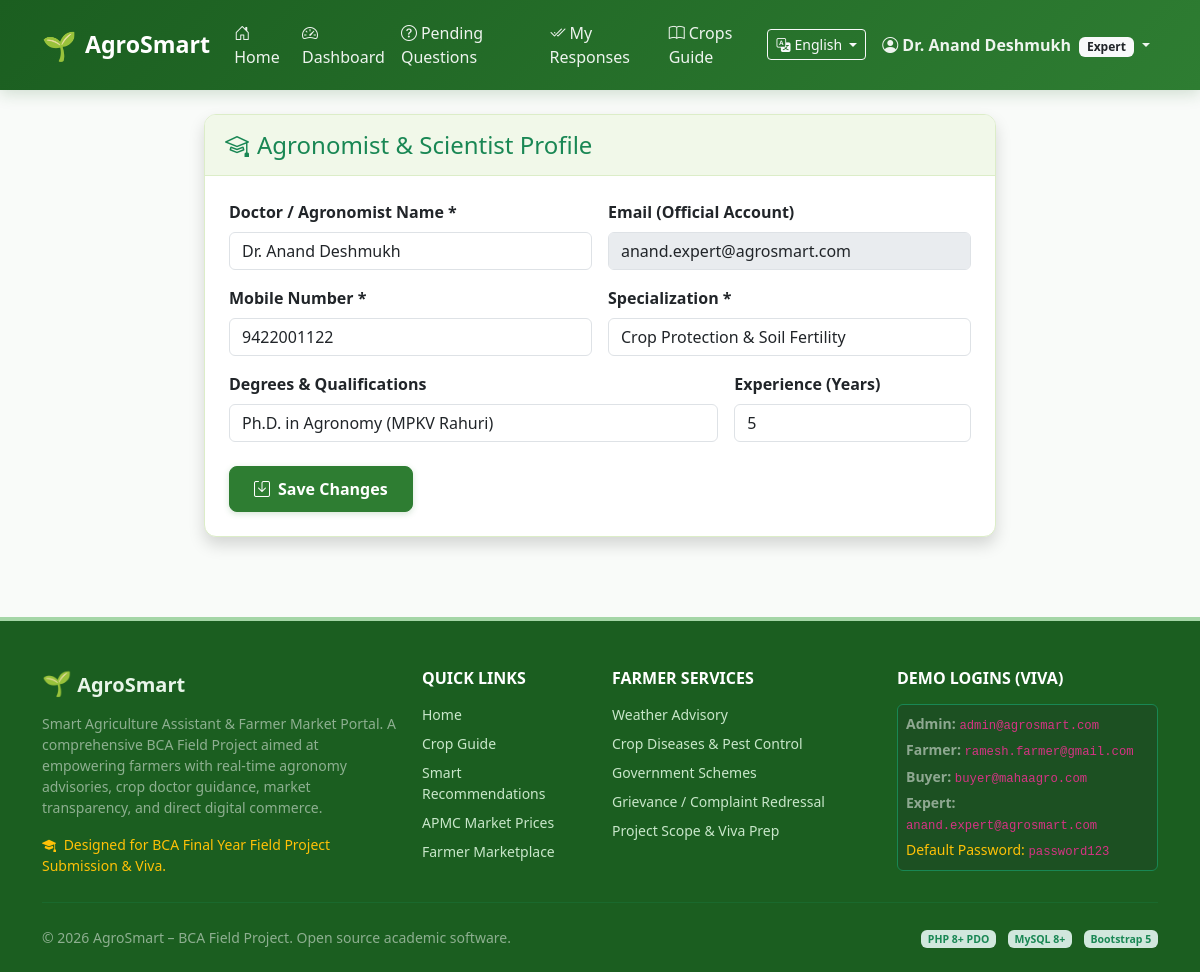
The app's page /expert/profile.php (signed in) with its own data.
### tables this page shows
CREATE TABLE `experts` (
  `expert_id` INT AUTO_INCREMENT PRIMARY KEY,
  `user_id` INT NOT NULL UNIQUE,
  `qualification` VARCHAR(150) NOT NULL,
  `specialization` VARCHAR(150) NOT NULL,
  `experience` INT NOT NULL COMMENT 'Years of experience',
  `created_at` DATETIME DEFAULT CURRENT_TIMESTAMP,
  CONSTRAINT `fk_expert_user` FOREIGN KEY (`user_id`) REFERENCES `users` (`user_id`) ON DELETE CASCADE
);

CREATE TABLE `users` (
  `user_id` INT AUTO_INCREMENT PRIMARY KEY,
  `name` VARCHAR(100) NOT NULL,
  `email` VARCHAR(150) NOT NULL UNIQUE,
  `mobile` VARCHAR(15) NOT NULL,
  `password` VARCHAR(255) NOT NULL,
  `role` ENUM('farmer', 'buyer', 'expert', 'admin') NOT NULL DEFAULT 'farmer',
  `status` ENUM('active', 'blocked') NOT NULL DEFAULT 'active',
  `created_at` DATETIME DEFAULT CURRENT_TIMESTAMP
);

### includes/functions.php (called while the page is built, shortened)
<?php
function e($string) {
    return htmlspecialchars((string)$string, ENT_QUOTES, 'UTF-8');
}

### expert/profile.php (the view, shortened to what this page needs)
<?php
$pdo = getDBConnection();
$userId = $_SESSION['user_id'];
$stmt = $pdo->prepare("SELECT u.name, u.email, u.mobile, e.* FROM users u JOIN experts e ON u.user_id = e.user_id WHERE u.user_id = ?");
$stmt->execute([$userId]);
$expert = $stmt->fetch();
require_once __DIR__ . '/../includes/header.php';
?>
<div class="row justify-content-center">
  <div class="col-lg-8">
    <div class="card card-agro shadow">
      <div class="card-agro-header">
        <h4 class="mb-0 text-success"><i class="bi bi-mortarboard me-2"></i>Agronomist & Scientist Profile</h4>
      </div>
      <div class="card-body p-4">
        <form action="<?= BASE_URL ?>/expert/profile.php" method="POST">
          <div class="row g-3 mb-4">
            <div class="col-md-6">
              <label class="form-label fw-semibold">Doctor / Agronomist Name *</label>
              <input type="text" name="name" class="form-control" required value="<?= e($expert['name'] ?? '') ?>">
            </div>
            <div class="col-md-6">
              <label class="form-label fw-semibold">Email (Official Account)</label>
              <input type="email" class="form-control" readonly disabled value="<?= e($expert['email'] ?? '') ?>">
            </div>
            <div class="col-md-6">
              <label class="form-label fw-semibold">Mobile Number *</label>
              <input type="tel" name="mobile" class="form-control" required pattern="[0-9]{10}" value="<?= e($expert['mobile'] ?? '') ?>">
            </div>
            <div class="col-md-6">
              <label class="form-label fw-semibold">Specialization *</label>
              <input type="text" name="specialization" class="form-control" required value="<?= e($expert['specialization'] ?? '') ?>">
            </div>
            <div class="col-md-8">
              <label class="form-label fw-semibold">Degrees & Qualifications</label>
              <input type="text" name="qualification" class="form-control" value="<?= e($expert['qualification'] ?? '') ?>">
            </div>
            <div class="col-md-4">
              <label class="form-label fw-semibold">Experience (Years)</label>
              <input type="number" name="experience_years" class="form-control" value="<?= e($expert['experience_years'] ?? 5) ?>">
            </div>
          </div>
          <button type="submit" class="btn btn-agro-primary px-4"><i class="bi bi-save me-2"></i>Save Changes</button>
        </form>
      </div>
    </div>
  </div>
</div>
<?php require_once __DIR__ . '/../includes/footer.php'; ?>

### assets/css/style.css (style rules this page uses)
:root { --agro-primary: #2e7d32; --agro-primary-dark: #1b5e20; --agro-primary-light: #4caf50; --agro-bg-soft: #f1f8e9; --agro-accent-earth: #795548; --agro-accent-gold: #fbc02d; --agro-text-dark: #1f2937; --agro-border-subtle: #dcedc8; }
body { font-family: 'Segoe UI', system-ui, -apple-system, sans-serif; color: var(--agro-text-dark); background-color: #f9fbf9; min-height: 100vh; display: flex; flex-direction: column; }
.btn-agro-primary { background-color: var(--agro-primary); border-color: var(--agro-primary); color: #ffffff; font-weight: 600; padding: 0.6rem 1.25rem; border-radius: 8px; box-shadow: 0 2px 6px rgba(46, 125, 50, 0.2); transition: all 0.2s ease-in-out; }
.card-agro { border: 1px solid var(--agro-border-subtle); border-radius: 12px; background-color: #ffffff; box-shadow: 0 4px 12px rgba(0, 0, 0, 0.04); transition: all 0.25s ease; overflow: hidden; }
.card-agro-header { background-color: #f1f8e9; border-bottom: 1px solid var(--agro-border-subtle); font-weight: 700; color: var(--agro-primary-dark); padding: 1rem 1.25rem; }

### records on screen
experts: name "Dr. Anand Deshmukh", user.email "anand.expert@agrosmart.com", mobile "9422001122", specialization "Crop Protection & Soil Fertility", qualification "Ph.D. in Agronomy (MPKV Rahuri)"

### other values on screen
__('nav_home') "Home"
__('nav_dashboard') "Dashboard"
__('nav_crops') "Crops Guide"
$userName "Dr. Anand Deshmukh"
$userRole "Expert"
